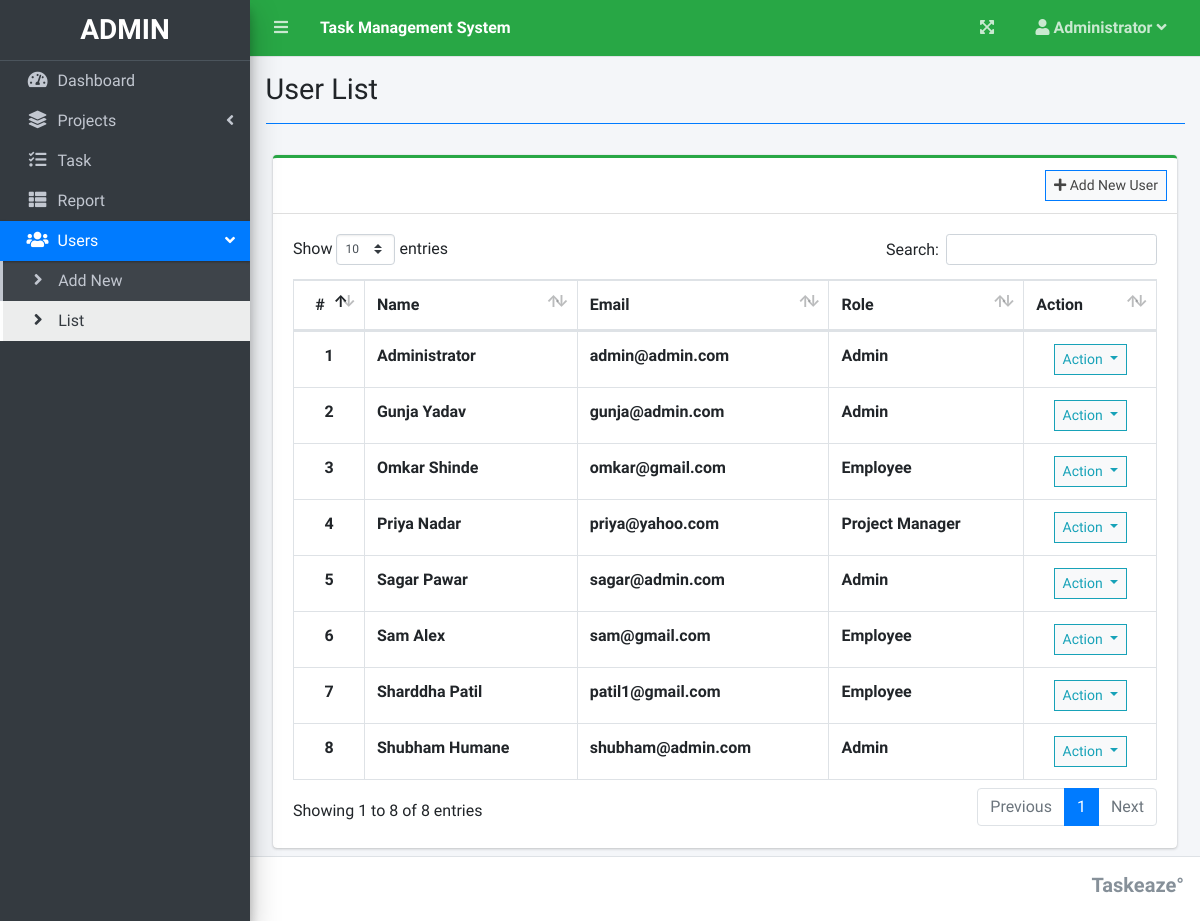
The page /index.php?page=user_list (signed in) on the database its author committed.
### tables this page shows
CREATE TABLE `users` (
  `id` int(30) NOT NULL,
  `firstname` varchar(200) NOT NULL,
  `lastname` varchar(200) NOT NULL,
  `email` varchar(200) NOT NULL,
  `password` text NOT NULL,
  `type` tinyint(1) NOT NULL DEFAULT 2 COMMENT '1 = admin, 2 = staff',
  `avatar` text NOT NULL DEFAULT 'no-image-available.png',
  `date_created` datetime NOT NULL DEFAULT current_timestamp()
);

### user_list.php (the view, shortened to what this page needs)
<?php include'db_connect.php' ?>
<div class="col-lg-12">
	<div class="card card-outline card-success">
		<div class="card-header">
			<div class="card-tools">
				<a class="btn btn-block btn-sm btn-default btn-flat border-primary" href="./index.php?page=new_user"><i class="fa fa-plus"></i> Add New User</a>
			</div>
		</div>
		<div class="card-body">
			<table class="table tabe-hover table-bordered" id="list">
				<thead>
					<tr>
						<th class="text-center">#</th>
						<th>Name</th>
						<th>Email</th>
						<th>Role</th>
						<th>Action</th>
					</tr>
				</thead>
				<tbody>
					<?php
					$i = 1;
					$type = array('',"Admin","Project Manager","Employee");
					$qry = $conn->query("SELECT *,concat(firstname,' ',lastname) as name FROM users order by concat(firstname,' ',lastname) asc");
					while($row= $qry->fetch_assoc()):
					?>
					<tr>
						<th class="text-center"><?php echo $i++ ?></th>
						<td><b><?php echo ucwords($row['name']) ?></b></td>
						<td><b><?php echo $row['email'] ?></b></td>
						<td><b><?php echo $type[$row['type']] ?></b></td>
						<td class="text-center">
							<button type="button" class="btn btn-default btn-sm btn-flat border-info wave-effect text-info dropdown-toggle" data-toggle="dropdown" aria-expanded="true">
		                      Action
		                    </button>
						</td>
					</tr>
				<?php endwhile; ?>
				</tbody>
			</table>
		</div>
	</div>
</div>

### rows shown on the page
users: name "Administrator", email "admin@admin.com", type "Admin"
users: name "Gunja Yadav", email "gunja@admin.com", type "Admin"
users: name "Omkar Shinde", email "omkar@gmail.com", type "Employee"
users: name "Priya Nadar", email "priya@yahoo.com", type "Project Manager"
users: name "Sagar Pawar", email "sagar@admin.com", type "Admin"
users: name "Sam Alex", email "sam@gmail.com", type "Employee"
users: name "Sharddha Patil", email "patil1@gmail.com", type "Employee"
users: name "Shubham Humane", email "shubham@admin.com", type "Admin"

### other values the page prints
$_SESSION['system']['name'] "Task Management System"
$_SESSION['login_firstname'] "Administrator"
$title "User List"
